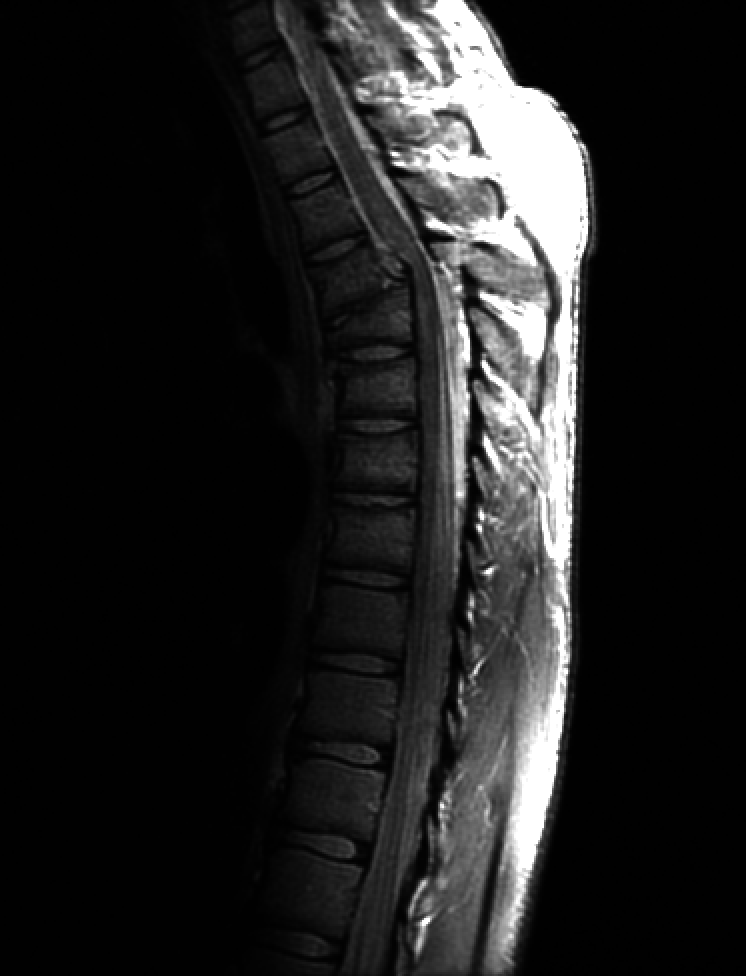
#> input picture Exercícios - Transformações e Histograma/fractured_spine.tif, 746 x 976 px
$ python equalizacaodohistograma.py
#> lines starting #> are read from the running program, lines starting #| are printed output that depends on the picture
import cv2
import numpy as np
import matplotlib.pyplot as plt

# Carregar a imagem em escala de cinza
imagem = cv2.imread('fractured_spine.tif', 0)
#> imagem is the input picture: shape (976, 746); min 0, max 255, mean 32.6

# Aplicar a equalização do histograma
imagem_equalizada = cv2.equalizeHist(imagem)
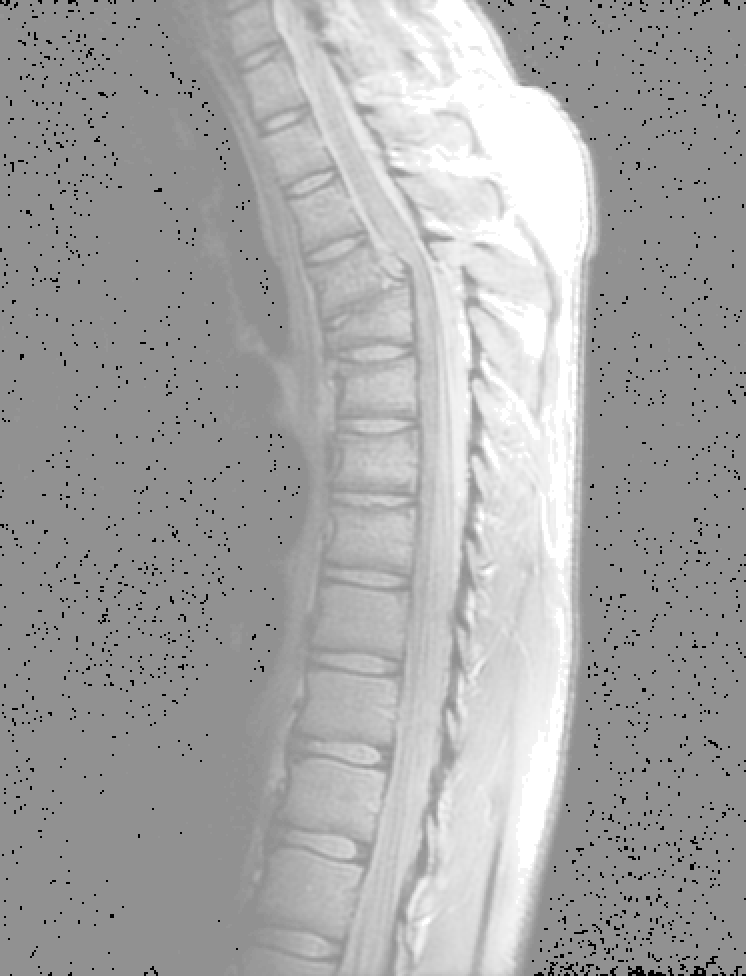
#> imagem_equalizada: shape (976, 746); min 0, max 255, mean 166.8

# Exibir a imagem original e a imagem equalizada
plt.figure(figsize=(10, 5))
plt.subplot(1, 2, 1)
plt.imshow(imagem, cmap='gray')
plt.title('Imagem Original')
plt.axis('off')

plt.subplot(1, 2, 2)
plt.imshow(imagem_equalizada, cmap='gray')
plt.title('Imagem Equalizada')
plt.axis('off')

plt.tight_layout()
plt.show()
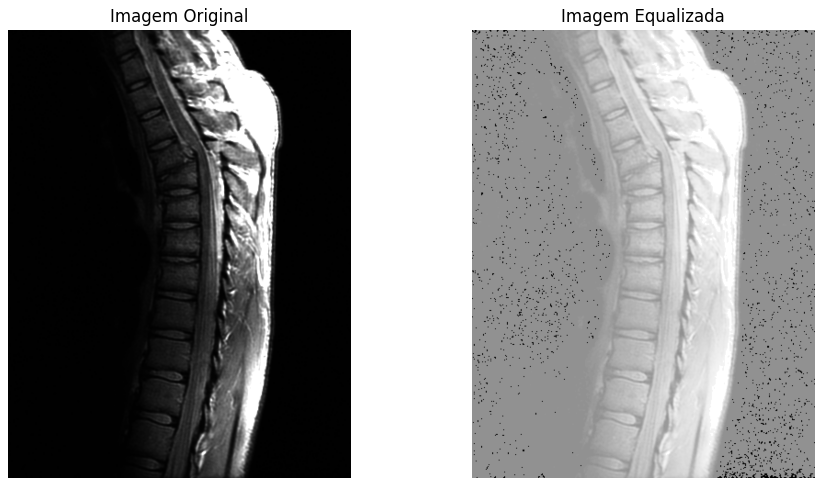
#> figure drawn by matplotlib, 2 panels
